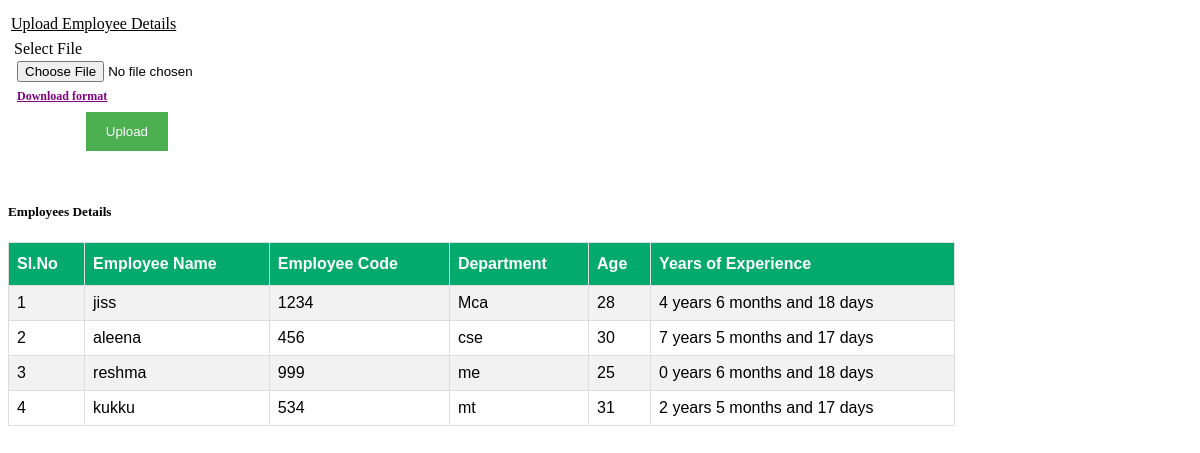
The page / on the database its author committed.
### tables this page shows
CREATE TABLE `tbl_employee` (
  `empId` int(11) NOT NULL,
  `empName` varchar(200) NOT NULL,
  `empCode` varchar(200) NOT NULL,
  `department` varchar(500) NOT NULL,
  `dob` date NOT NULL,
  `doj` date NOT NULL,
  `empStatus` int(11) NOT NULL DEFAULT 1
);

### Class/dbConnection.php (called while the page is built, shortened)
<?php
class dbConnection {
        var $con;
    function __construct()
    {
        $this->con = new mysqli("localhost","root","","employee");
        return $this->con;
    }
    function query($sql)
    {
        $ret=mysqli_query($this->con,$sql)or
        die('<br><div style="padding:25px;color:red">No Result</div>');
        return $ret;
    }
}
    ?>

### Class/employee.php (called while the page is built, shortened)
<?php
include_once("dbConnection.php");
class employee
{
    function __construct()
    {
        $this->dbconnection =new dbConnection();
    }
    function getEmployees()
    {
        $sql="select * from `tbl_employee` where empStatus=1";
        $result=$this->dbconnection->query($sql);
        return $result;
    }
}

### index.php (the view, shortened to what this page needs)
<?php
include 'Class/employee.php';
$obj=new employee();
$data=$obj->getEmployees();
?>
<!DOCTYPE html>
<html>
<head>
</head>
<body>
<form name="frmEmployee" id="frmEmployee" method="post" action="saveEmployeeData.php" enctype="multipart/form-data" onsubmit="return validateform();">
                    <table width="500px">
                        <tr>
                            <td align="left">
                            </td>
                        </tr>
                        <tr>
                            <td align="left">
                               <div><u>Upload Employee Details</u>
                               </div>
                            </td>
                        </tr>
                        <tr>
                            <td>
                                <table width="100%">
                                    <tr id="trNewClass">
                                        <td colspan="2">
                                            <table width="100%>
                                         <tr>
                                         <td><label class="lbl">Select File</label></td>
                                        <td><input type="file" id="flemployee" name="flemployee" style="float: left"></input>
                                        </td>
                                    </tr>
                                    <tr>
                                        <td colspan="2"><a href="downloadEmployeeFormat.php" style="color:purple;font-size: 12px;padding-right: 250px"><b>Download format</b></a></td>
                                    </tr>
                                     <tr>
                                         <td colspan="2" style="padding-right: 330px;"> <input type="submit" id="btnUpload" name="btnUpload" value="Upload" class="btn btn-info btn-xs" style="float: right" ></input></td>
                                    </tr>
                                            </table>
                                        </td>
                                    </tr>
                                </table>
                    </form>
<br>
<h5>Employees Details</h5>
<?php
if(mysqli_num_rows($data)>0)
{
?>
<table  id="employee">
<tr>
<th>Sl.No</th>
<th>Employee Name</th>
<th>Employee Code</th>
<th>Department</th>
<th>Age</th>
<th>Years of Experience</th>
</tr>
<?php
$i=1;
while($da=mysqli_fetch_array($data,MYSQLI_BOTH))
{
 $dateOfBirth=date($da['dob']);
 $today = date("Y-m-d");
 $diff =date_diff(date_create($dateOfBirth), date_create($today));
 $age=$diff->format('%y');
    $datetime1 = new DateTime($da['doj']);
    $datetime2 = new DateTime($today);
    $interval = $datetime1->diff($datetime2);
    $experience=$interval->format('%y years %m months and %d days');
   ?>
<tr>
<td><?php echo $i; ?></td>
<td><?php echo $da['empName'];?></td>
<td><?php echo $da['empCode'];?></td>
<td><?php echo $da['department'];?></td>
<td><?php echo $age;?></td>
<td><?php echo $experience;?></td>
    <?php
     $i++;
}
?>
</table>
<?php
}
else
{
    ?>
<span style="color:red;font-weight:bold">Employees details not yet added..!</span>
    <?php
}
?>
</body>
</html>

### index.php (style rules this page uses)
input[type=button], input[type=submit], input[type=reset] { background-color: #4CAF50; border: none; color: white; padding: 12px 20px; text-decoration: none; margin: 4px 2px; cursor: pointer; }
#employee { font-family: Arial, Helvetica, sans-serif; border-collapse: collapse; width: 80%; }
#employee td, #employee th { border: 1px solid #ddd; padding: 8px; }
#employee tr:nth-child(even) { background-color: #f2f2f2; }
#employee th { padding-top: 12px; padding-bottom: 12px; text-align: left; background-color: #04AA6D; color: white; }

### rows shown on the page
tbl_employee: empName "jiss", empCode "1234", department "Mca", dob "28", doj "4 years 6 months and 18 days"
tbl_employee: empName "aleena", empCode "456", department "cse", dob "30", doj "7 years 5 months and 17 days"
tbl_employee: empName "reshma", empCode "999", department "me", dob "25", doj "0 years 6 months and 18 days"
tbl_employee: empName "kukku", empCode "534", department "mt", dob "31", doj "2 years 5 months and 17 days"
